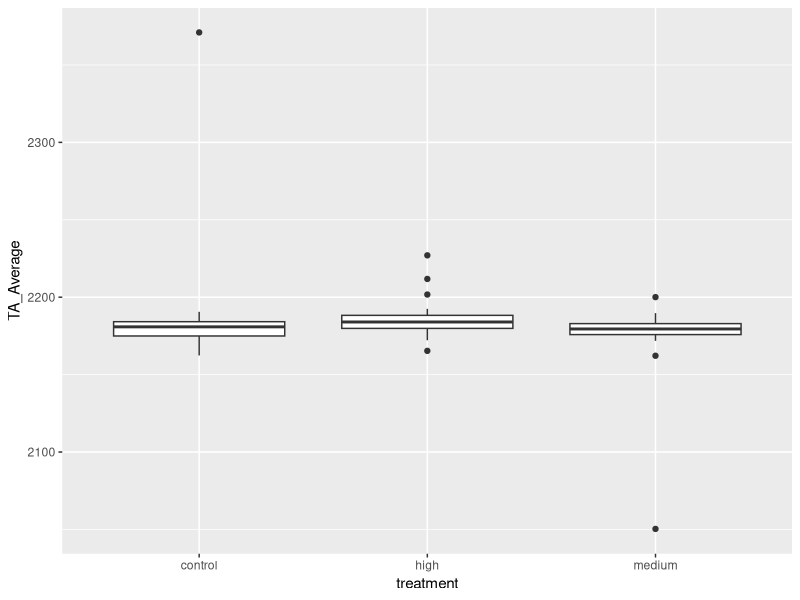
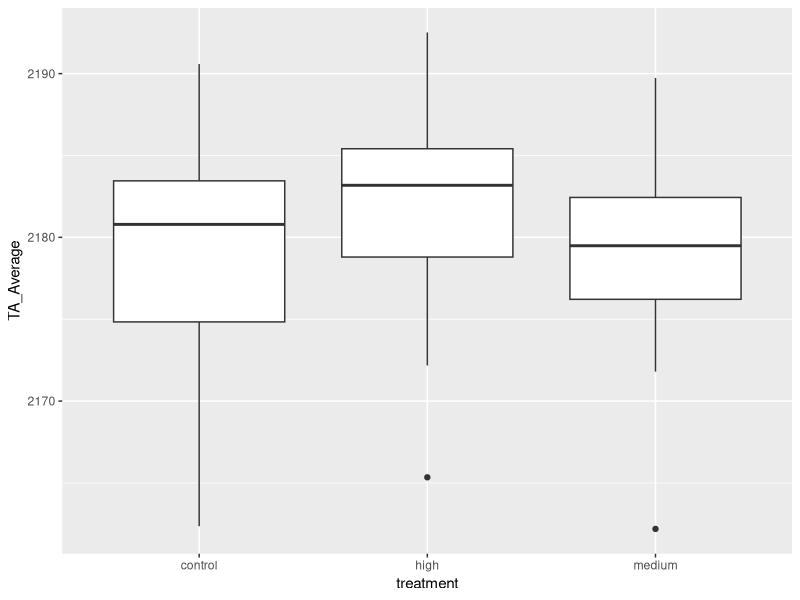
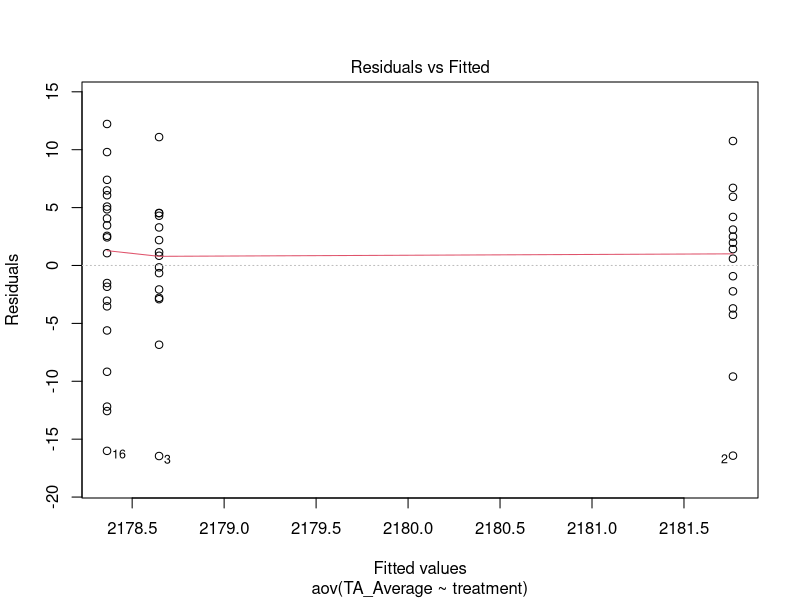
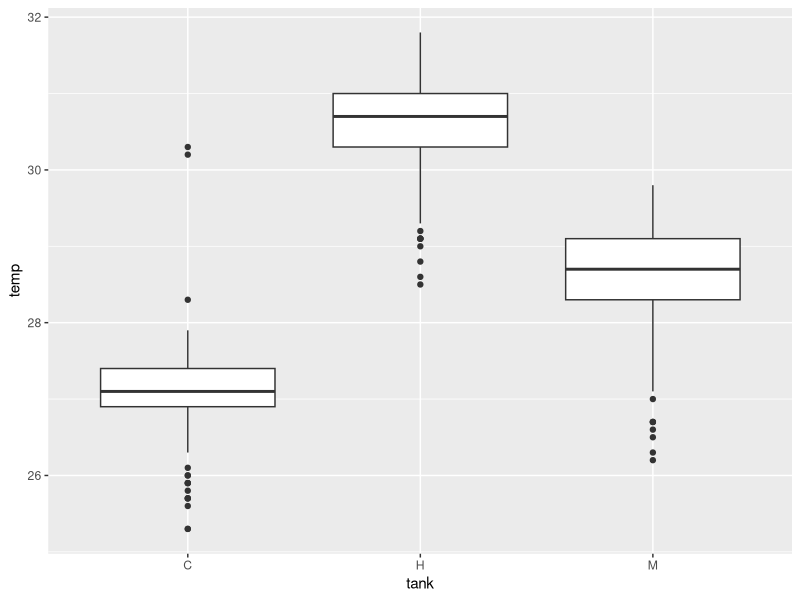
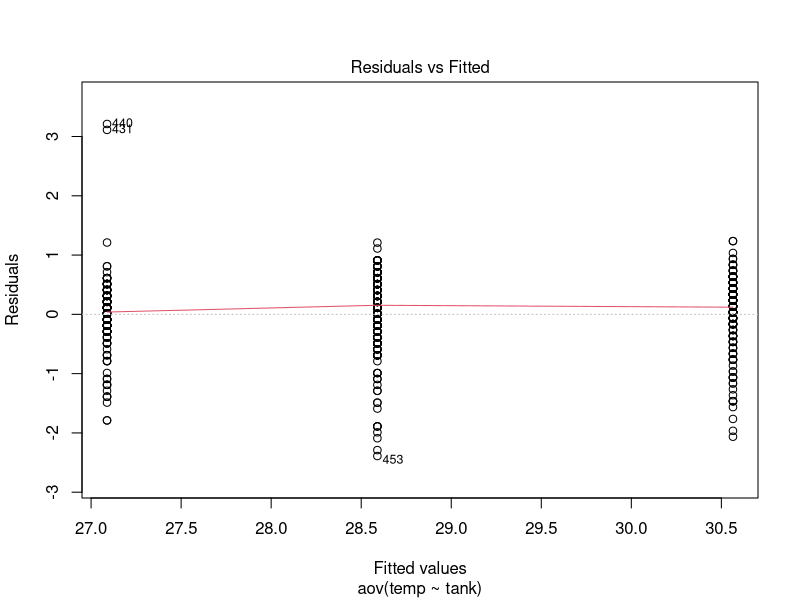
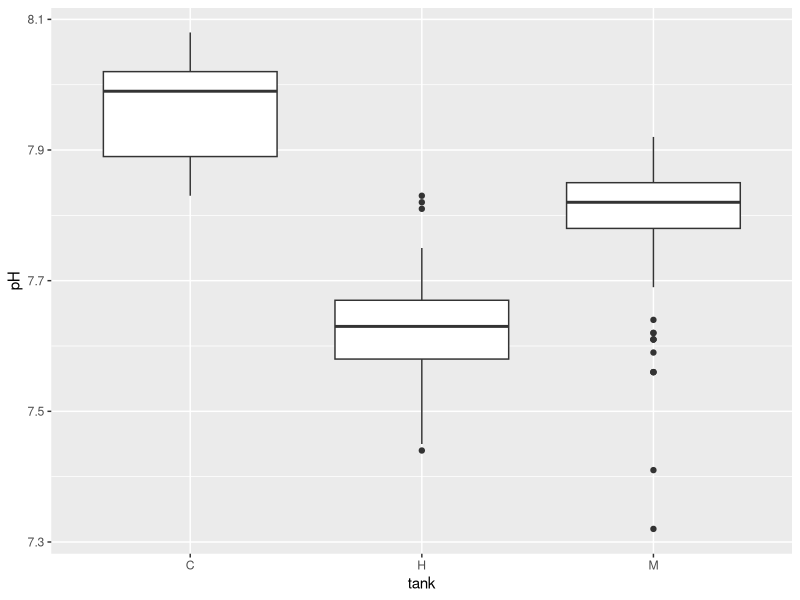
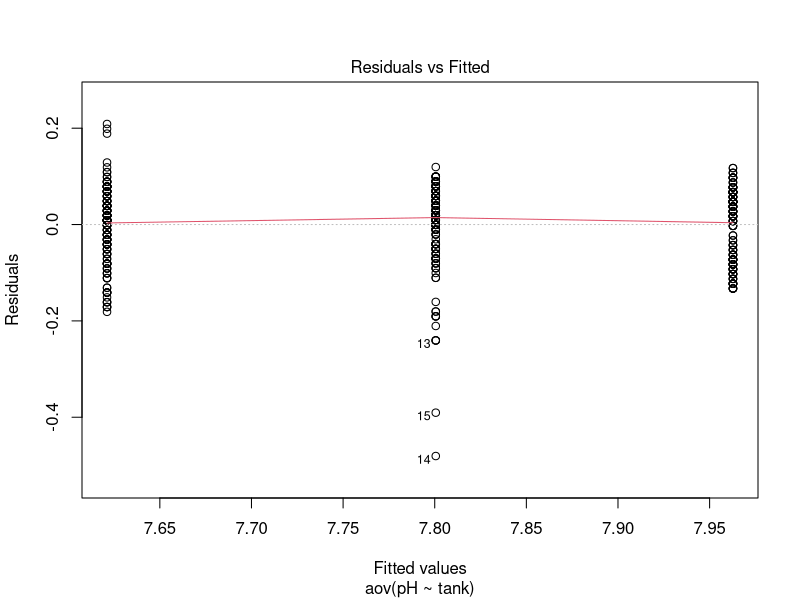
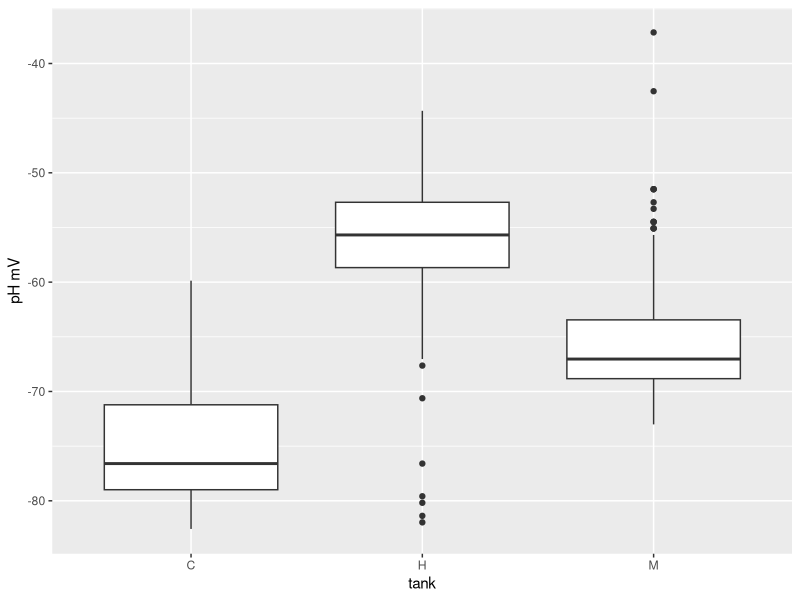

Here is the R script that generated these plots, in order:
## Title: Environmental parameters from Hawaii 2022 samples 
## Author: Jill Ashey 
## Date created: 20230524

### This script will evaluate the environmental parameters from the Hawaii 2022 pH experiment. Parameters will be compared across treatments to identify differences and plotted.

# Load packages
library(tidyverse)
library(multcomp)
library(car)
library(readxl)

# Set working directory 
setwd("/Users/jillashey/Desktop/PutnamLab/Repositories/Hawaii2022_pH_Temp_Mcap_Pacu/")

# Read in data 
TA <- read.csv("Raw_data/TA/TA_Metadata.csv")

# Remove NAs (samples I haven't processed yet)
TA <- na.omit(TA)

# Plot TA value by treatment 
ggplot(TA, aes(x = treatment, y = TA_Average)) +
  geom_boxplot()

# Remove outliers 
TA_sub <- TA %>%
  filter(TA_Average <= 2200) %>%
  filter(TA_Average >=2080)

# Plot TA values w/o outlier by treatment 
ggplot(TA_sub, aes(x = treatment, y = TA_Average)) +
  geom_boxplot()

# Compare by one-way anova 
res.aov <- aov(TA_Average ~ treatment, data = TA_sub)
summary(res.aov)

# See if there is any differences between specific treatments 
TukeyHSD(res.aov)

# Check ANOVA assumptions 
plot(res.aov, 1) 
leveneTest(TA_Average ~ treatment, data = TA_sub)

### no differences by treatment when outliers are removed 





### Discrete measurements via Orion Star handheld monitor
orion <- read_excel("Raw_data/Water_chemistry_OrionStar.xlsx")

## Temperature 
# Plot temperature values by treatment (aka tank in this dataframe)
ggplot(orion, aes(x = tank, y = temp)) +
  geom_boxplot() # looks like there are some outliers in control treatment 

#### may need to remove outliers in control trt

# Compare by one-way anova 
res.aov <- aov(temp ~ tank, data = orion)
summary(res.aov)

# See if there is any differences between specific treatments 
TukeyHSD(res.aov)

# Check ANOVA assumptions 
plot(res.aov, 1) 
leveneTest(temp ~ tank, data = orion) ## need to transform data 

### Differences between all 3 treatments 


## pH
# Plot pH values by treatment (aka tank in this dataframe)
ggplot(orion, aes(x = tank, y = pH)) +
  geom_boxplot()

#### may need to remove outliers in medium trt

# Compare by one-way anova 
res.aov <- aov(pH ~ tank, data = orion)
summary(res.aov)

# See if there is any differences between specific treatments 
TukeyHSD(res.aov)

# Check ANOVA assumptions 
plot(res.aov, 1) 
leveneTest(pH ~ tank, data = orion)

### Differences between all 3 treatments 


## pH mV
# Plot pH mV values by treatment (aka tank in this dataframe)
ggplot(orion, aes(x = tank, y = `pH mV`)) +
  geom_boxplot()

#### may need to remove outliers in medium & high trts

# Compare by one-way anova 
res.aov <- aov(`pH mV` ~ tank, data = orion)
summary(res.aov)

# See if there is any differences between specific treatments 
TukeyHSD(res.aov)

# Check ANOVA assumptions 
plot(res.aov, 1) 
leveneTest(`pH mV` ~ tank, data = orion)

### Differences between all 3 treatments 


## Salinity 
# Plot salinity values by treatment (aka tank in this dataframe)
ggplot(orion, aes(x = tank, y = salinity)) +
  geom_boxplot() # outlier in medium trt

#### may need to remove outlier in medium trt

# Compare by one-way anova 
res.aov <- aov(salinity ~ tank, data = orion)
summary(res.aov)

# See if there is any differences between specific treatments 
TukeyHSD(res.aov)

# Check ANOVA assumptions 
plot(res.aov, 1) 
leveneTest(salinity ~ tank, data = orion)

### No differences between treatments 
